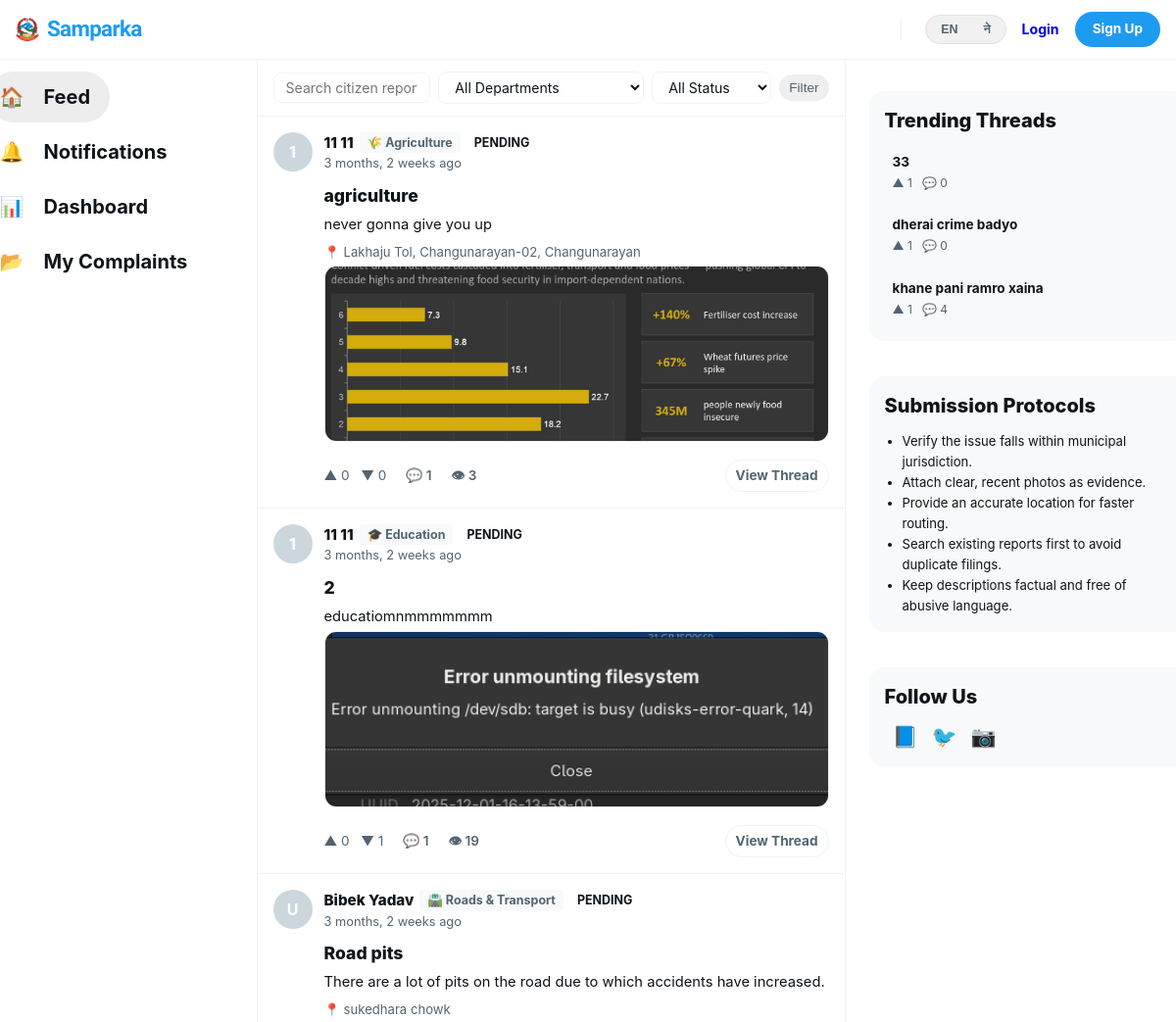
/complaints/ (upper part), run on an earlier commit of the app's database.
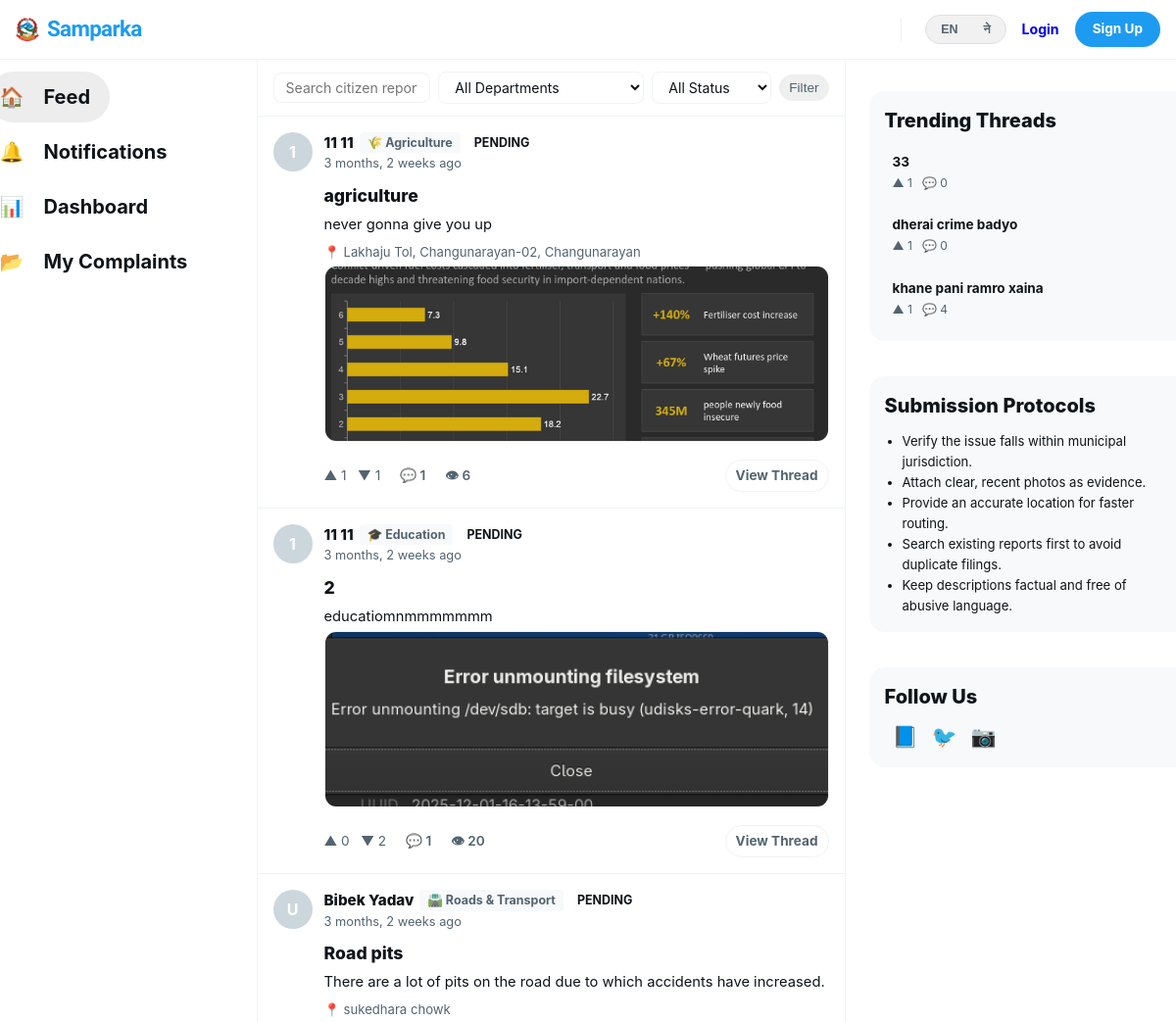
And on a later commit of the database.
### complaints/models.py (models this page shows, shortened)
class Complaint(models.Model):
    STATUS_PENDING = 'pending'
    STATUS_VERIFIED = 'verified'
    STATUS_IN_PROGRESS = 'in_progress'
    STATUS_SOLVED = 'solved'
    STATUS_REJECTED = 'rejected'
    STATUS_CHOICES = [
        (STATUS_PENDING, _('Pending')),
        (STATUS_VERIFIED, _('Verified')),
        (STATUS_IN_PROGRESS, _('In Progress')),
        (STATUS_SOLVED, _('Solved')),
        (STATUS_REJECTED, _('Rejected')),
    ]
    STATUS_COLORS = {
        STATUS_PENDING: '#F59E0B',
        STATUS_VERIFIED: '#3B82F6',
        STATUS_IN_PROGRESS: '#8B5CF6',
        STATUS_SOLVED: '#10B981',
        STATUS_REJECTED: '#EF4444',
    }
    PRIORITY_CHOICES = [
        ('low', _('Low')),
        ('medium', _('Medium')),
        ('high', _('High')),
        ('urgent', _('Urgent')),
    ]
    priority = models.CharField(max_length=10, choices=PRIORITY_CHOICES, default='medium')
    due_date = models.DateField(null=True, blank=True)
    author = models.ForeignKey(settings.AUTH_USER_MODEL, on_delete=models.CASCADE, related_name='complaints')
    department = models.ForeignKey(Department, on_delete=models.SET_NULL, null=True, related_name='complaints')
    title = models.CharField(max_length=200)
    description = models.TextField()
    status = models.CharField(max_length=20, choices=STATUS_CHOICES, default=STATUS_PENDING)
    location_name = models.CharField(max_length=200, blank=True, help_text='Human readable location name')
    latitude = models.DecimalField(max_digits=9, decimal_places=6, null=True, blank=True)
    longitude = models.DecimalField(max_digits=9, decimal_places=6, null=True, blank=True)
    upvotes = models.ManyToManyField(settings.AUTH_USER_MODEL, through='Vote', related_name='voted_complaints', blank=True)
    view_count = models.PositiveIntegerField(default=0)
    admin_note = models.TextField(blank=True, help_text='Internal note from admin (not shown to public)')
    is_anonymous = models.BooleanField(default=False)
    created_at = models.DateTimeField(auto_now_add=True)
    updated_at = models.DateTimeField(auto_now=True)
    class Meta:
        ordering = ['-created_at']
    def get_absolute_url(self):
        return reverse('complaints:detail', kwargs={'pk': self.pk})
    @property
    def vote_score(self):
        up = self.votes.filter(value=1).count()
        down = self.votes.filter(value=-1).count()
        return up - down
    @property
    def upvote_count(self):
        return self.votes.filter(value=1).count()
    @property
    def downvote_count(self):
        return self.votes.filter(value=-1).count()
    @property
    def comment_count(self):
        return self.comments.filter(is_approved=True).count()

### accounts/models.py (models this page shows, shortened)
class User(AbstractUser):
    avatar = models.ImageField(upload_to='avatars/', null=True, blank=True)
    bio = models.TextField(max_length=300, blank=True)
    district = models.CharField(max_length=100, blank=True)
    ward = models.CharField(max_length=100, blank=True)
    phone = models.CharField(max_length=15, blank=True)
    is_verified = models.BooleanField(default=False)
    role = models.CharField(          # ← now inside the class
        max_length=20,
        choices=ROLE_CHOICES,
        default="user"
    )
    @property
    def display_name(self):
        if self.first_name:
            return f"{self.first_name} {self.last_name}".strip()
        return self.username

### departments/models.py (models this page shows, shortened)
class Department(models.Model):
    name = models.CharField(
        max_length=100,
        unique=True
    )
    name_ne = models.CharField(
        max_length=100,
        blank=True,
        help_text='Nepali name of the department (optional)'
    )
    slug = models.SlugField(
        unique=True
    )
    description = models.TextField(
        blank=True
    )
    icon = models.CharField(
        max_length=50,
        default='🏛️',
        help_text='Emoji icon for the department'
    )
    color = models.CharField(
        max_length=7,
        default='#3B82F6',
        help_text='Hex color for department badge'
    )
    is_active = models.BooleanField(
        default=True
    )
    created_at = models.DateTimeField(
        auto_now_add=True
    )
    class Meta:
        ordering = ['name']
    @property
    def display_name(self):
        if get_language() == 'ne' and self.name_ne:
            return self.name_ne
        return self.name

### complaints/views.py (the view)
# urls.py: path('', views.feed_view, name='feed'),
def feed_view(request):
    complaints = Complaint.objects.select_related('author', 'department').prefetch_related('votes', 'images', 'comments')
    form = ComplaintFilterForm(request.GET)
    if form.is_valid():
        dept = form.cleaned_data.get('department')
        status = form.cleaned_data.get('status')
        sort = form.cleaned_data.get('sort') or '-created_at'
        q = request.GET.get('q', '').strip()
        if q:
           complaints = complaints.filter(
            models.Q(title__icontains=q) |
            models.Q(description__icontains=q) |
            models.Q(location_name__icontains=q)
    )
        if dept:
            complaints = complaints.filter(department=dept)
        if status:
            complaints = complaints.filter(status=status)
    else:
        complaints = complaints.order_by('-created_at')
    paginator = Paginator(complaints, 10)
    page = request.GET.get('page', 1)
    complaints_page = paginator.get_page(page)
    if request.user.is_authenticated:
        user_votes = {v.complaint_id: v.value for v in Vote.objects.filter(user=request.user)}
        for c in complaints_page:
            c.user_vote = user_votes.get(c.id)
    trending_pool = Complaint.objects.select_related('author', 'department').prefetch_related('votes')
    trending_complaints = sorted(trending_pool, key=lambda c: c.vote_score, reverse=True)[:3]
    return render(request, 'complaints/feed.html', {
        'complaints': complaints_page,
        'filter_form': form,
        'trending_complaints': trending_complaints,
    })

### complaints/forms.py
class ComplaintFilterForm(forms.Form):
    department = DepartmentChoiceField(
        queryset=Department.objects.filter(is_active=True),
        required=False,
        empty_label=_('All Departments'),
        widget=forms.Select(attrs={'class': 'form-input-sm'})
    )
    status = forms.ChoiceField(
        choices=[('', _('All Status'))] + Complaint.STATUS_CHOICES,
        required=False,
        widget=forms.Select(attrs={'class': 'form-input-sm'})
    )
    sort = forms.ChoiceField(
        choices=[
            ('-created_at', _('Newest')),
            ('created_at', _('Oldest')),
            ('-view_count', _('Most Viewed')),
        ],
        required=False,
        widget=forms.Select(attrs={'class': 'form-input-sm'})
    )
    q = forms.CharField(
        required=False,
        widget=forms.TextInput(attrs={'class': 'form-input-sm', 'placeholder': _('Search complaints...')})
    )

### accounts/context_processors.py (called while the page is built)
def notifications(request):
    if request.user.is_authenticated:
        return {
            'unread_count': request.user.notifications.filter(is_read=False).count()
        }
    return {'unread_count': 0}

### complaints/templates/complaints/feed.html (shortened to what the changed rows need)
{% extends 'base.html' %}
{% load humanize %}
{% load i18n %}
{% block content %}
<div class="x-workspace-container">
  <main class="x-panel-center">
    <div class="x-feed-stream-container">
      {% for complaint in complaints %}
        <div class="notif-card" style="padding: 16px; border-bottom: 1px solid var(--border-color); background: #fff; display: flex; flex-direction: column; gap: 12px;" data-complaint="{{ complaint.id }}">
          <div style="display: flex; align-items: flex-start; gap: 12px; width: 100%;">
            {% if complaint.is_anonymous %}
              <div class="complaint-author-avatar" style="background: var(--text-muted, #536471); color: #fff; font-weight: 700; min-width: 40px; height: 40px; display: flex; align-items: center; justify-content: center; border-radius: 50%;">?</div>
            {% else %}
              <a href="{% url 'accounts:profile' username=complaint.author.username %}" class="complaint-author-avatar" style="min-width: 40px; height: 40px; display: flex; align-items: center; justify-content: center; border-radius: 50%; overflow: hidden; background: var(--bg-subtle);">
                {% if complaint.author.avatar %}<img src="{{ complaint.author.avatar.url }}" style="width: 100%; height: 100%; object-fit: cover;" />{% else %}{{ complaint.author.username|first|upper }}{% endif %}
              </a>
            {% endif %}
            <div style="flex: 1; min-width: 0;">
              <div style="display: flex; align-items: center; gap: 6px; flex-wrap: wrap; margin-bottom: 2px;">
                <span style="font-weight: 800; font-size: 0.95rem; color: var(--text-main);">
                  {% if complaint.is_anonymous %}{% trans "Anonymous Citizen" %}{% else %}{{ complaint.author.display_name }}{% endif %}
                </span>
                {% if complaint.department %}
                  <span class="dept-badge" style="background: var(--bg-subtle); padding: 2px 8px; border-radius: 4px; font-size: 0.78rem; font-weight: 600; color: var(--text-main);">
                    {{ complaint.department.icon }} {{ complaint.department.display_name }}
                  </span>
                {% endif %}
                <span class="status-badge status-{{ complaint.status }}" style="font-size: 0.75rem;">{{ complaint.get_status_display }}</span>
              </div>
              <div style="font-size: 0.8rem; color: var(--text-muted);">{{ complaint.created_at|naturaltime }}</div>
            </div>
          </div>
          <div style="padding-left: 52px;">
            <h2 style="font-size: 1.1rem; font-weight: 800; margin: 0 0 6px 0; color: var(--text-main);">
              <a href="{{ complaint.get_absolute_url }}" style="color: inherit; text-decoration: none;">{{ complaint.title }}</a>
            </h2>
            <p style="font-size: 0.92rem; color: var(--text-main); margin: 0; line-height: 1.45; white-space: pre-line;">{{ complaint.description }}</p>
            {% if complaint.location_name %}
              <div style="font-size: 0.82rem; color: var(--text-muted); margin-top: 8px; display: flex; align-items: center; gap: 4px;">
                📍 {{ complaint.location_name }}
              </div>
            {% endif %}
            {% if complaint.images.all %}
              <div class="x-complaint-gallery-grid">
                {% for img in complaint.images.all|slice:":3" %}
                  <img src="{{ img.image.url }}" class="x-complaint-gallery-image" alt="{% trans 'Verification reference' %}" onclick="window.location='{{ complaint.get_absolute_url }}'" />
                {% endfor %}
              </div>
            {% endif %}
            <div style="display: flex; align-items: center; gap: 20px; margin-top: 14px; padding-top: 4px; font-size: 0.85rem; color: var(--text-muted);">
              <div class="vote-group">
              {% if user.is_authenticated %}
                <button class="vote-btn vote-up {% if complaint.user_vote == 1 %}active-up{% endif %}" onclick="handleVote({{ complaint.id }}, 1)" title="{% trans 'Upvote' %}">
                  ▲ <span>
                </button>
                <span class="vote-score">{{ complaint.vote_score }}</span>
                <button class="vote-btn vote-down {% if complaint.user_vote == -1 %}active-down{% endif %}" onclick="handleVote({{ complaint.id }}, -1)" title="{% trans 'Downvote' %}">
                  ▼ <span>
                </button>
              {% else %}
                <span class="footer-action">▲ {{ complaint.upvote_count }} &nbsp; ▼ {{ complaint.downvote_count }}</span>
              {% endif %}
            </div>
              <a href="{{ complaint.get_absolute_url }}#comments" style="color: inherit; text-decoration: none; display: flex; align-items: center; gap: 4px; font-weight: 600;">
                💬 {{ complaint.comment_count }}
              </a>
              <span style="display: flex; align-items: center; gap: 4px; font-weight: 600;">
                👁 {{ complaint.view_count }}
              </span>
              <a href="{{ complaint.get_absolute_url }}" class="x-pill-action-btn" style="text-decoration: none; font-size: 0.78rem; font-weight: 700; border: 1px solid var(--border-color); color: var(--text-main); background: #fff; padding: 4px 12px; margin-left: auto; border-radius: 14px;">
                {% trans "View Thread" %}
              </a>
            </div>
          </div>
        </div>
      {% endfor %}
    </div>
  </main>
</div>
{% endblock %}

What changed in the data, as far as the page shows it:
changed Complaint "agriculture": upvote_count "0" → "1"; downvote_count "0" → "1"; view_count "3" → "6"
changed Complaint "educatiomnmmmmmmm": downvote_count "1" → "2"; view_count "19" → "20"
